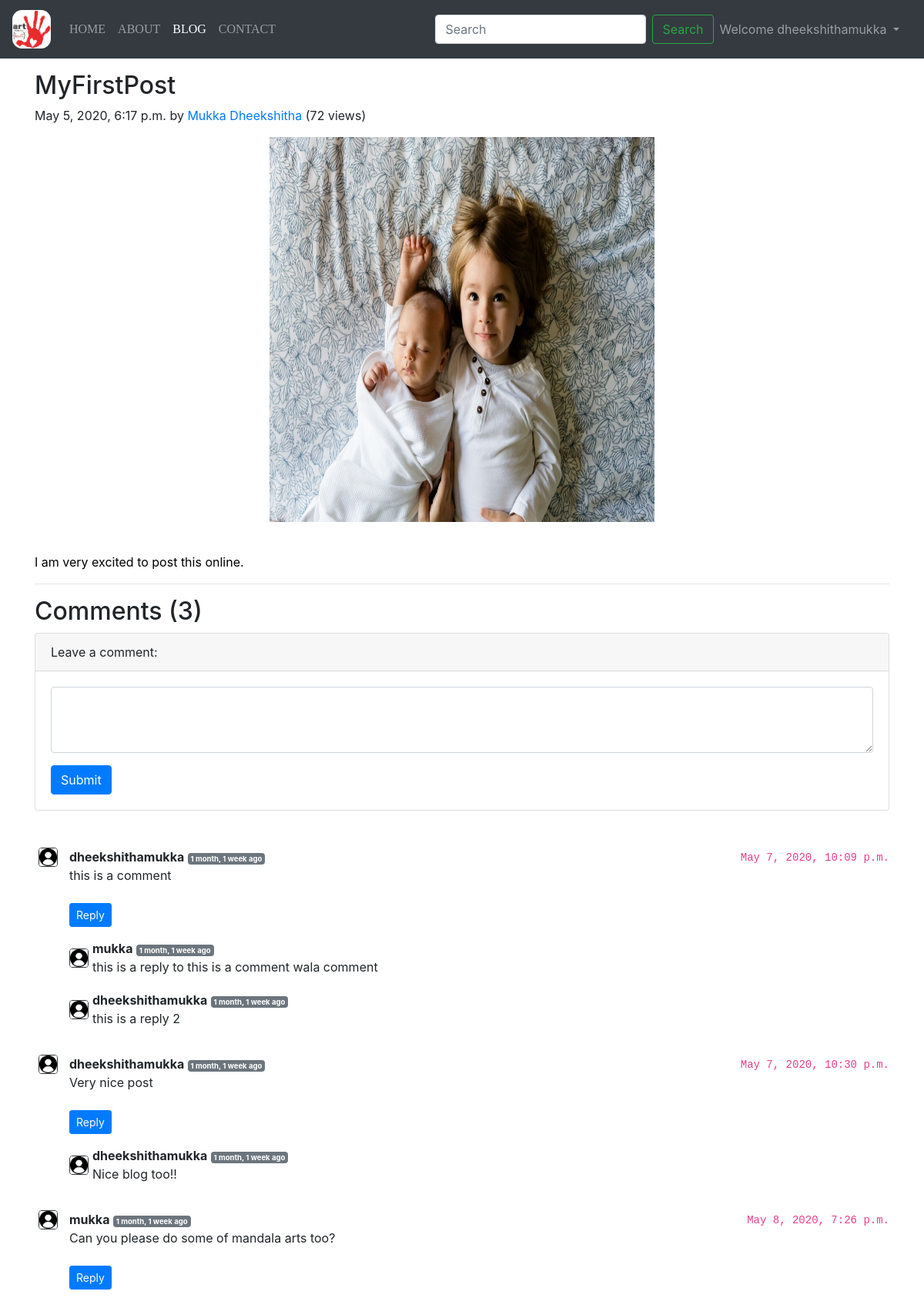
/blog/myfirstpost (signed in), run on the app's committed database.
### blog/models.py (models this page shows, shortened)
class Post(models.Model):
    sno = models.AutoField(primary_key=True)
    title = models.CharField(max_length=255)
    content = models.TextField()
    author = models.CharField(max_length=100)
    slug = models.CharField(max_length=130)
    views = models.IntegerField(default=0)
    timefield = models.DateTimeField(blank=True)
    image = models.ImageField(upload_to='blog/images', default="")

class BlogComment(models.Model):
    sno = models.AutoField(primary_key=True)
    comment = models.TextField()
    user = models.ForeignKey(User, on_delete=models.CASCADE)
    post = models.ForeignKey(Post, on_delete=models.CASCADE)
    parent = models.ForeignKey('self', on_delete=models.CASCADE, null=True)
    timestamp = models.DateTimeField(default=now)
    def __str__(self):
        return self.comment[0:13] + "..." + " by " + self.user.username

### blog/views.py (the view)
# urls.py: path('<str:slug>', views.blogPost, name='blogPost'),
def blogPost(request, slug):
    post = Post.objects.filter(slug=slug).first()
    post.views = post.views + 1
    post.save()
    comments = BlogComment.objects.filter(post=post, parent=None)
    replies = BlogComment.objects.filter(post=post).exclude(parent=None)
    replyDict={}
    for reply in replies:
        if reply.parent.sno not in replyDict.keys():
            replyDict[reply.parent.sno] = [reply]
        else:
            replyDict[reply.parent.sno].append(reply)
    print(replyDict)
    context = {'post': post, 'comments': comments, 'user': request.user, 'replyDict': replyDict}
    return render(request, 'blog/blogPost.html', context)

### blog/templatetags/extras.py (called while the page is built)
@register.filter(name='get_val')
def get_val(dict, key):
    return dict.get(key)

### templates/blog/blogPost.html (shortened to what this page needs)
{% extends 'base.html' %}
{% block blogactive %} active {% endblock blogactive %}
{% block body %}
{% load humanize %}
{% load extras %}
<div class="container my-3">
    <div class="blog-post">
        <h2 class="blog-post-title">{{post.title}}</h2>
        <p class="blog-post-meta">{{post.timefield}} by <a
                href="https://www.instagram.com/dheekshitha_art_from_heart/">{{post.author}}</a> (<span>{{post.views}} views</span>)</p>
        <center><img src="/media/{{post.image}}" width="500px" height="500px" /></center>
        <br>
        <p>{{post.content|safe}}</p>
        <hr>
    </div>
</div>
<div class="container">
    <h2>Comments ({{comments.count}})</h2>
    <div class="my-2">
        {% if user.is_authenticated %}
        <div class="card">
            <div class="card-header">
                Leave a comment:
            </div>
            <div class="card-body">
                <form action="/blog/postComment" method="POST">{% csrf_token %}
                    <div class="form-group">
                        <textarea rows="3" class="form-control" id="comment" aria-describedby="emailHelp"
                            name="comment"></textarea>
                    </div>
                    <button type="submit" class="btn btn-primary">Submit</button>
                </form>
            </div>
        </div>
        {% else %}
        <p>Please login to post a comment</p>
        {% endif %}
    </div>
    <br>
    {% for comment in comments %}
    <div class="row my-3">
        <div style="margin-left: 20px;">
            <img class="rounded mx-auto d-block border border-dark"
                width="25px" height="25px">
        </div>
        <div class="col md-11 "><b>{{comment.user.username}}</b> <span class="badge badge-secondary"
                style="font-size: 0.6em">{{comment.timestamp | naturaltime}}</span>
            <div>{{comment.comment}}<br></div>
            <div style="margin-top: -49px; margin-left: 870px;float:right"><code>{{comment.timestamp}}</code></div>
            <div class="reply mx-0">
                {% if user.is_authenticated %}
                <br>
                <button class="btn btn-sm btn-primary" type="button" data-toggle="collapse"
                    data-target="#replyBox{{comment.sno}}" aria-expanded="false"
                    aria-controls="replyBox{{comment.sno}}">
                    Reply
                </button>
                {% endif %}
            </div>
            <div class="replies my-2">
                {% for reply in replyDict|get_val:comment.sno %}
                <div style="margin-top: 12px; position: absolute;">
                    <img class="rounded mx-auto d-block border border-dark"
                        width="25px" height="25px">
                </div>
                <div class="col-md-12 my-3">
                    <div class="col md-11 "><b>{{reply.user.username}}</b> <span class="badge badge-secondary"
                            style="font-size: 0.6em">
                            {{reply.timestamp | naturaltime}}
                        </span>
                        <div>
                            {{reply.comment}}<br><br>
                        </div>
                    </div>
                    <br>
                </div>
                {% endfor %}
            </div>
        </div>
    </div>
    {% endfor %}
</div>
{% endblock body %}

### templates/base.html (shortened to what this page needs)
<!doctype html>
<html lang="en">
<head>
  <link rel="stylesheet" href="https://stackpath.bootstrapcdn.com/bootstrap/4.4.1/css/bootstrap.min.css"
>
</head>
<body>
  <nav class="navbar navbar-expand-lg navbar-dark bg-dark">
    <a class="navbar-brand" href="/"><img
        style="width: 50px; height: 50px; border-radius: 25%; "></a>
    <div class="collapse navbar-collapse" id="navbarSupportedContent">
      <ul class="navbar-nav mr-auto">
        <li class="nav-item {% block homeactive %} {% endblock homeactive %}">
          <a class="nav-link" href="/" style="font-family: 'Verdana, Geneva, Tahoma, sans-serif;'">HOME </a>
        </li>
        <li class="nav-item {% block aboutactive %} {% endblock aboutactive %}">
          <a class="nav-link" href="about" style="font-family: 'Verdana, Geneva, Tahoma, sans-serif;'">ABOUT</a>
        </li>
        <li class="nav-item {% block blogactive %} {% endblock blogactive %}">
          <a class="nav-link" href="blog" style="font-family: 'Verdana, Geneva, Tahoma, sans-serif;'">BLOG</a>
        </li>
        <li class="nav-item {% block contactactive %} {% endblock contactactive %}">
          <a class="nav-link" href="contact" style="font-family: 'Verdana, Geneva, Tahoma, sans-serif;'">CONTACT</a>
        </li>
      </ul>
      <div class="ml-auto form-inline ">
        <form class="form-inline my-2 my-lg-0" method="get" action="/search">
          <input class="form-control mr-sm-2" type="search" placeholder="Search" aria-label="Search" name="query"
            id="query">
          <button class="btn btn-outline-success my-2 my-sm-0" type="submit">Search</button>
        </form>
        {% if user.is_authenticated %}
        <ul class="navbar-nav mr-2">
          <li class='nav-item dropdown'>
            <a class="nav-link dropdown-toggle" href="#" id="navbarDropdown" role="button" data-toggle="dropdown"
              aria-haspopup="true" aria-expanded="false">
              Welcome {{request.user}}
            </a>
          </li>
        </ul>
        {% endif %}
      </div>
    </div>
  </nav>
  {% block body %}{% endblock body %}
</body>
</html>

### data on the page
Post: title "MyFirstPost", timefield "May 5, 2020, 6:17 p.m.", author "Mukka Dheekshitha", views "72", image (picture), content "I am very excited to post this online."
BlogComment: user.username "dheekshithamukka", timestamp "1 month, 1 week ago", comment "this is a comment", timestamp "May 7, 2020, 10:09 p.m."
BlogComment: user.username "mukka", timestamp "1 month, 1 week ago", comment "this is a reply to this is a comment wala comment"
BlogComment: user.username "dheekshithamukka", timestamp "1 month, 1 week ago", comment "this is a reply 2"
BlogComment: user.username "dheekshithamukka", timestamp "1 month, 1 week ago", comment "Very nice post", timestamp "May 7, 2020, 10:30 p.m."
BlogComment: user.username "dheekshithamukka", timestamp "1 month, 1 week ago", comment "Nice blog too!!"
BlogComment: user.username "mukka", timestamp "1 month, 1 week ago", comment "Can you please do some of mandala arts too?", timestamp "May 8, 2020, 7:26 p.m."

### other printed values
{{ request.user }} "dheekshithamukka"
{{ comments.count }} "3"
